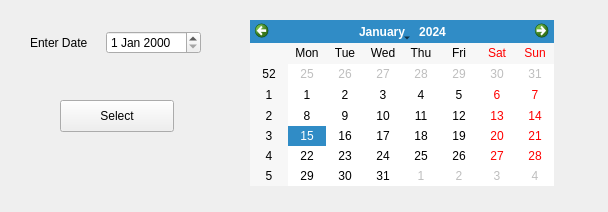
<?xml version="1.0" encoding="UTF-8"?>
<ui version="4.0">
 <class>calpopupDialog</class>
 <widget class="QDialog" name="calpopupDialog">
  <property name="geometry">
   <rect>
    <x>0</x>
    <y>0</y>
    <width>608</width>
    <height>212</height>
   </rect>
  </property>
  <property name="windowTitle">
   <string>Dialog</string>
  </property>
  <widget class="QPushButton" name="pushButton">
   <property name="geometry">
    <rect>
     <x>500</x>
     <y>580</y>
     <width>114</width>
     <height>32</height>
    </rect>
   </property>
   <property name="text">
    <string>Exit</string>
   </property>
  </widget>
  <widget class="QWidget" name="layoutWidget_2">
   <property name="geometry">
    <rect>
     <x>30</x>
     <y>30</y>
     <width>171</width>
     <height>26</height>
    </rect>
   </property>
   <layout class="QHBoxLayout" name="horizontalLayout">
    <item>
     <widget class="QLabel" name="label">
      <property name="text">
       <string>Enter Date</string>
      </property>
     </widget>
    </item>
    <item>
     <widget class="QDateEdit" name="dateEdit"/>
    </item>
   </layout>
  </widget>
  <widget class="QPushButton" name="pushButton_2">
   <property name="geometry">
    <rect>
     <x>60</x>
     <y>100</y>
     <width>114</width>
     <height>32</height>
    </rect>
   </property>
   <property name="text">
    <string>Select</string>
   </property>
  </widget>
  <widget class="QCalendarWidget" name="calendarWidget">
   <property name="geometry">
    <rect>
     <x>250</x>
     <y>20</y>
     <width>304</width>
     <height>166</height>
    </rect>
   </property>
  </widget>
 </widget>
 <resources/>
 <connections>
  <connection>
   <sender>pushButton_2</sender>
   <signal>clicked()</signal>
   <receiver>calpopupDialog</receiver>
   <slot>accept()</slot>
   <hints>
    <hint type="sourcelabel">
     <x>86</x>
     <y>116</y>
    </hint>
    <hint type="destinationlabel">
     <x>459</x>
     <y>211</y>
    </hint>
   </hints>
  </connection>
  <connection>
   <sender>calendarWidget</sender>
   <signal>clicked(QDate)</signal>
   <receiver>calpopupDialog</receiver>
   <slot>caldate_selected()</slot>
   <hints>
    <hint type="sourcelabel">
     <x>427</x>
     <y>133</y>
    </hint>
    <hint type="destinationlabel">
     <x>583</x>
     <y>99</y>
    </hint>
   </hints>
  </connection>
  <connection>
   <sender>dateEdit</sender>
   <signal>dateChanged(QDate)</signal>
   <receiver>calpopupDialog</receiver>
   <slot>date_selected()</slot>
   <hints>
    <hint type="sourcelabel">
     <x>140</x>
     <y>49</y>
    </hint>
    <hint type="destinationlabel">
     <x>195</x>
     <y>83</y>
    </hint>
   </hints>
  </connection>
 </connections>
 <slots>
  <slot>caldate_selected()</slot>
  <slot>date_selected()</slot>
 </slots>
</ui>
